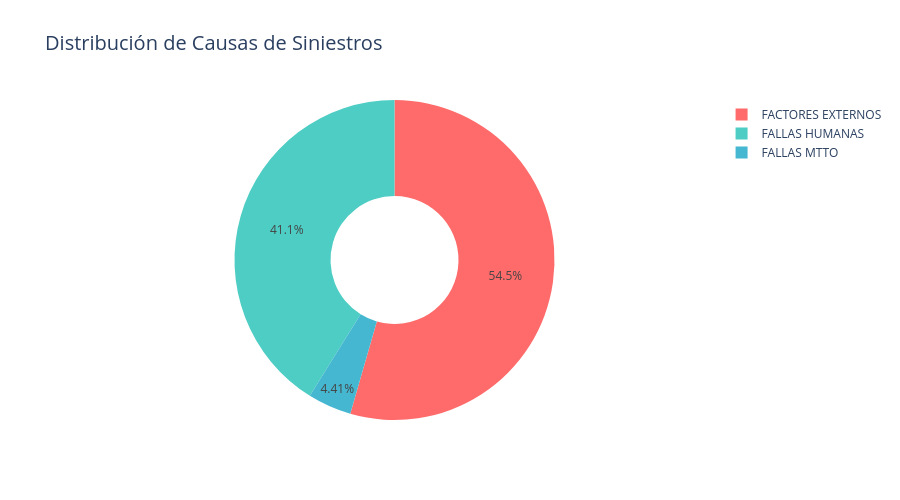

Notebook code cell kept with this figure:
### Code cell
# Distribución por causa de siniestro
print("\n🔍 DISTRIBUCIÓN POR CAUSA DE SINIESTRO:")
print("="*60)

causa_counts = df['Causa Siniestro'].value_counts()
causa_pct = (causa_counts / len(df)) * 100

causa_df = pd.DataFrame({
    'Cantidad': causa_counts,
    'Porcentaje': causa_pct
})
print(causa_df)

# Gráfico de pastel para causas
fig = go.Figure(data=[go.Pie(
    labels=causa_counts.index,
    values=causa_counts.values,
    hole=0.4,
    marker=dict(colors=['#FF6B6B', '#4ECDC4', '#45B7D1'])
)])

fig.update_layout(
    title='Distribución de Causas de Siniestros',
    title_font_size=20,
    height=500
)
fig.show()

### Figure 1 — Plotly figure (JSON) as saved in the notebook; plotly's stock layout.template omitted (floating-point values rounded to 4 significant figures)
{"data": [{"hole": 0.4, "labels": ["FACTORES EXTERNOS", "FALLAS HUMANAS", "FALLAS MTTO"], "marker": {"colors": ["#FF6B6B", "#4ECDC4", "#45B7D1"]}, "type": "pie", "values": [617, 466, 50]}], "layout": {"height": 500, "title": {"font": {"size": 20}, "text": "Distribución de Causas de Siniestros"}}}
